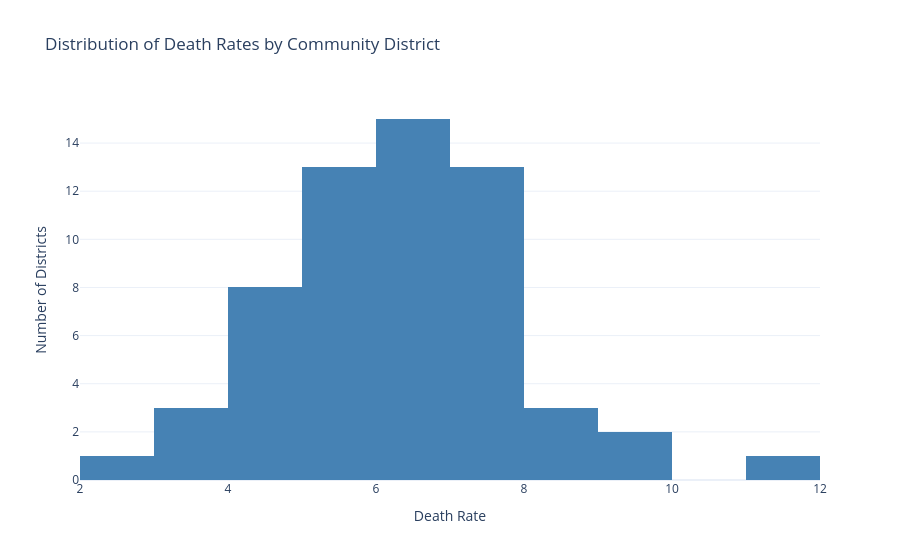

Notebook source saved alongside this figure:
### Code cell
fig = px.histogram(
    deathrate_df,
    x='Death_Rate',
    nbins=15,
    title='Distribution of Death Rates by Community District',
    labels={'Death_Rate': 'Death Rate'},
    color_discrete_sequence=['steelblue']
)

fig.update_layout(
    template='plotly_white',
    yaxis_title='Number of Districts'
)

fig.show()

### Figure 1 — Plotly figure (JSON) as saved in the notebook; plotly's stock layout.template omitted (floating-point values rounded to 4 significant figures)
{"data": [{"bingroup": "x", "hovertemplate": "Death Rate=%{x}<br>count=%{y}<extra></extra>", "legendgroup": "", "marker": {"color": "steelblue", "pattern": {"shape": ""}}, "name": "", "nbinsx": 15, "orientation": "v", "showlegend": false, "type": "histogram", "x": [2.309, 4.305, 7.889, 5.154, 3.994, 4.775, 6.618, 6.246, 5.83, 7.268, 8.969, 6.676, 7.332, 7.401, 7.157, 6.554, 6.547, 7.555, 6.457, 9.063, 6.603, 7.9, 7.671, 6.771, 3.797, 5.038, 5.464, 4.265, 6.915, 4.485, 4.841, 5.607, 7.069, 6.835, 6.602, 4.48, 11.89, 6.186, 7.941, 8.284, 7.178, 6.869, 5.305, 3.972, 4.539, 4.425, 5.551, 6.763, 6.692, 5.564, 5.267, 5.935, 5.384, 5.775, 5.763, 9.229, 7.545, 8.978, 7.619], "xaxis": "x", "yaxis": "y"}], "layout": {"barmode": "relative", "legend": {"tracegroupgap": 0}, "title": {"text": "Distribution of Death Rates by Community District"}, "xaxis": {"anchor": "y", "domain": [0, 1], "title": {"text": "Death Rate"}}, "yaxis": {"anchor": "x", "domain": [0, 1], "title": {"text": "Number of Districts"}}}}
